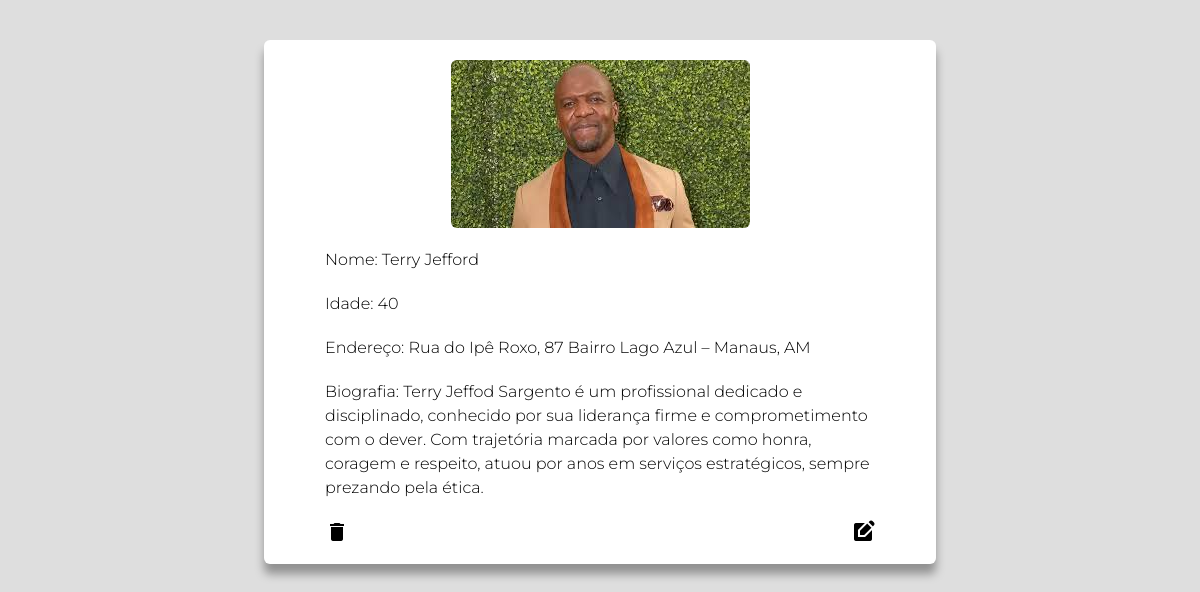
The page /Frontend/usuarios.php?id=6 on the database its author committed.
### tables this page shows
CREATE TABLE `usuarios` (
  `id` int(11) NOT NULL,
  `imagem` varchar(266) NOT NULL,
  `nome` text NOT NULL,
  `idade` int(11) NOT NULL,
  `endereco` varchar(266) NOT NULL,
  `biografia` varchar(266) NOT NULL
);

### Frontend/usuarios.php (the view, shortened to what this page needs)
<?php
 include '../Backend/conexao.php'
?>
<!DOCTYPE html>
<html lang="pt-br">
<head>
    <link href="/Frontend/Css/custom.css" rel="stylesheet" />
    <script src="https://cdn.jsdelivr.net/npm/@tailwindcss/browser@4"></script>
</head>
<body class="bg-(--fundo)">
    <div class="flex flex-col items-center w-full">
        <div class="bg-white p-5 w-[90%] md:w-2xl flex flex-col items-center my-10 rounded-md shadow-[0_10px_10px_rgba(0,0,0,0.35)]">
            <?php
                $id = $_GET['id'];
                $query = $conn ->prepare ("SELECT * FROM usuarios WHERE id = ?");
                $query->bind_param('i',$id);
                $query->execute();
                $result = $query->get_result();
                foreach($result as $usu){
            ?>
            <div class="w-[90%] md:w-[500px] flex justify-center">
                <img class="rounded-md" src="<?=$usu['imagem']?>"/>
            </div>
            <div class="flex flex-col gap-5 py-5 md:px-[41px]">
                <h1 class="montserrat-light">Nome: <?=$usu['nome']?></h1>
                <h1 class="montserrat-light">Idade: <?=$usu['idade']?></h1>
                <h1 class="montserrat-light">Endereço: <?=$usu['endereco']?></h1>
                <h1 class="montserrat-light">Biografia: <?=$usu['biografia']?></h1>
            </div>
            <div class="w-full flex justify-between md:px-[41px]">
                <?php
                echo "<i class='material-icons cursor-pointer' onclick=\"deleta({$usu['id']})\">delete</i>";
                echo "<i class='material-icons cursor-pointer' onclick=\"window.location.href='editar.php?id={$usu['id']}'\">edit_square</i>";
                ?>
            </div>
            <?php } ?>
        </div>
    </div>
</body>
</html>

### Frontend/Css/custom.css (style rules this page uses)
:root { --fundo:#dedede; }
.montserrat-light { font-family: "Montserrat", sans-serif; font-optical-sizing: auto; font-weight: 300; font-style: normal; }

### rows shown on the page
usuarios: imagem (picture), nome "Terry Jefford", idade "40", endereco "Rua do Ipê Roxo, 87 Bairro Lago Azul – Manaus, AM", biografia "Terry Jeffod Sargento é um profissional dedicado e disciplinado, conhecido por sua liderança firme e comprometimento com o dever. Com trajetória marcada por valores como honra, coragem e respeito, atuou por anos em serviços estratégicos, sempre prezando pela ética."
